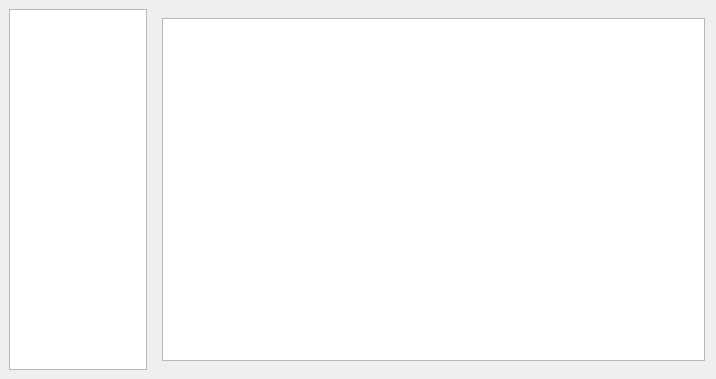
<?xml version="1.0" encoding="UTF-8"?>
<ui version="4.0">
 <class>MainWindow</class>
 <widget class="QWidget" name="MainWindow">
  <property name="geometry">
   <rect>
    <x>0</x>
    <y>0</y>
    <width>716</width>
    <height>379</height>
   </rect>
  </property>
  <property name="windowTitle">
   <string>MainWindow</string>
  </property>
  <widget class="QTreeView" name="navTreeView">
   <property name="geometry">
    <rect>
     <x>9</x>
     <y>9</y>
     <width>138</width>
     <height>361</height>
    </rect>
   </property>
  </widget>
  <widget class="QStackedWidget" name="stackedWidget">
   <property name="geometry">
    <rect>
     <x>153</x>
     <y>9</y>
     <width>561</width>
     <height>361</height>
    </rect>
   </property>
   <widget class="QWidget" name="page">
    <layout class="QHBoxLayout" name="horizontalLayout">
     <item>
      <widget class="QTableView" name="tableView"/>
     </item>
    </layout>
   </widget>
   <widget class="QWidget" name="page_2"/>
  </widget>
 </widget>
 <resources/>
 <connections/>
</ui>
